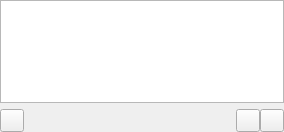
<?xml version="1.0" encoding="UTF-8"?>
<ui version="4.0">
 <class>FolderPage</class>
 <widget class="QWidget" name="FolderPage">
  <property name="geometry">
   <rect>
    <x>0</x>
    <y>0</y>
    <width>284</width>
    <height>132</height>
   </rect>
  </property>
  <layout class="QVBoxLayout" name="vlayout">
   <property name="margin">
    <number>0</number>
   </property>
   <item>
    <widget class="ItemView" name="view"/>
   </item>
   <item>
    <layout class="QHBoxLayout" name="hlayout">
     <property name="margin">
      <number>0</number>
     </property>
     <property name="spacing">
      <number>0</number>
     </property>
     <item>
      <widget class="ToolButton" name="libraryUpdate"/>
     </item>
     <item>
      <spacer name="horizontalSpacer_2">
       <property name="orientation">
        <enum>Qt::Horizontal</enum>
       </property>
       <property name="sizeHint" stdset="0">
        <size>
         <width>191</width>
         <height>20</height>
        </size>
       </property>
      </spacer>
     </item>
     <item>
      <widget class="ToolButton" name="addToPlayQueue"/>
     </item>
     <item>
      <widget class="ToolButton" name="replacePlayQueue"/>
     </item>
    </layout>
   </item>
  </layout>
 </widget>
 <customwidgets>
  <customwidget>
   <class>ItemView</class>
   <extends>QTreeView</extends>
   <header>itemview.h</header>
  </customwidget>
  <customwidget>
   <class>ToolButton</class>
   <extends>QToolButton</extends>
   <header>toolbutton.h</header>
  </customwidget>
 </customwidgets>
 <resources/>
 <connections/>
</ui>
